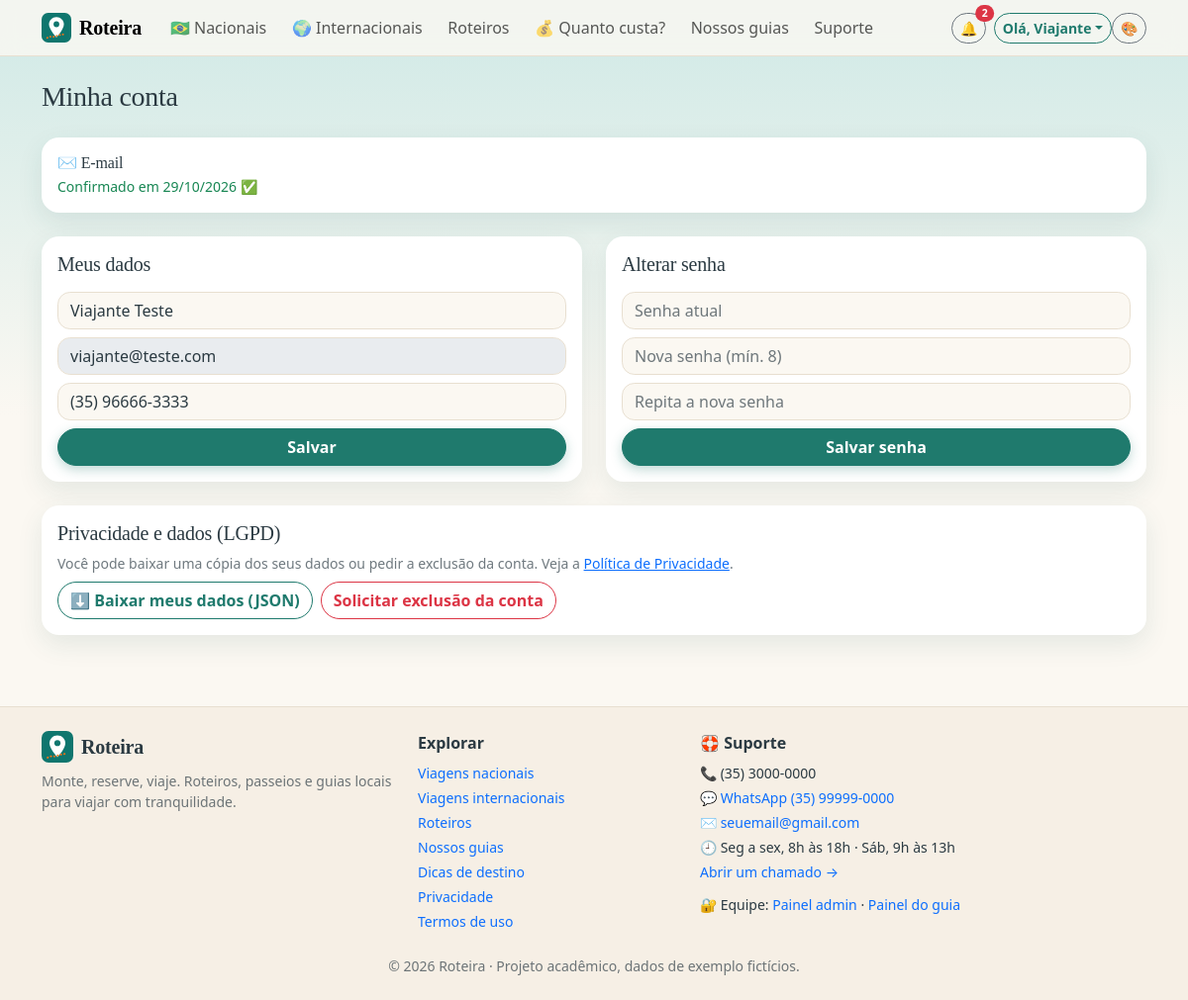
The app's page /minha_conta.php (signed in) with its own data.
### tables this page shows
CREATE TABLE usuarios (
  id INT AUTO_INCREMENT PRIMARY KEY,
  nome VARCHAR(150) NOT NULL,
  email VARCHAR(150) NOT NULL UNIQUE,
  telefone VARCHAR(20) NULL,
  tipo_user TINYINT NOT NULL DEFAULT 1,
  senha VARCHAR(255) NOT NULL,
  status VARCHAR(20) NOT NULL DEFAULT 'ativo',
  bloqueado_ate DATETIME NULL COMMENT 'impede novas reservas (reserva expirada sem pagamento)',
  tema_modo VARCHAR(10) NULL COMMENT 'preferência individual: auto, light ou dark',
  tema_cor VARCHAR(20) NULL COMMENT 'preferência individual de cor do site',
  tema_fonte VARCHAR(10) NULL COMMENT 'preferência individual: normal ou grande',
  totp_secret VARCHAR(64) NULL COMMENT 'segredo do app autenticador (2FA do administrador)',
  totp_ativo TINYINT(1) NOT NULL DEFAULT 0,
  aceite_termos_em DATETIME NULL COMMENT 'quando aceitou Termos e Política de Privacidade',
  email_verificado_em DATETIME NULL COMMENT 'nulo = e-mail ainda não confirmado (não pode reservar)',
  created_at TIMESTAMP DEFAULT CURRENT_TIMESTAMP,
  FOREIGN KEY (tipo_user) REFERENCES tipos_usuario(id),
  FOREIGN KEY (status) REFERENCES status_usuario(codigo)
);

### inc/util.php (called while the page is built, shortened)
<?php
function soDigitos($t) { return preg_replace('/\D+/', '', (string)$t); }

### minha_conta.php (the view, shortened to what this page needs)
<?php
require_once __DIR__ . '/inc/app.php';
exigirLogin(); $uid = usuario()['id'];
$st = $conn->prepare('SELECT * FROM usuarios WHERE id=?'); $st->execute([$uid]); $u = $st->fetch();
$demo = $_SESSION['demo_link'] ?? null; unset($_SESSION['demo_link']);
topo('Minha conta');
?>
<h1 class="h3 mb-4">Minha conta</h1>
<div class="card card-body mb-4" id="verificacao"><h2 class="h6 mb-1">✉️ E-mail</h2>
  <?php if ($u['email_verificado_em']): ?><div class="text-success small">Confirmado em <?= dataBr($u['email_verificado_em']) ?> ✅</div>
  <?php else: ?><div class="small mb-2">Seu e-mail ainda não foi confirmado — você só poderá reservar depois de confirmar.</div><form method="post"><?= csrfCampo() ?><button class="btn btn-sm btn-primary" name="acao" value="reenviar_verificacao">Reenviar e-mail de confirmação</button></form><?php endif; ?>
  <?php if ($demo): ?><div class="alert alert-warning small mt-2 mb-0"><strong>Modo demonstração:</strong> <a href="<?= e($demo['url']) ?>">confirmar meu e-mail agora</a></div><?php endif; ?></div>
<div class="row g-4"><div class="col-lg-6"><form method="post" class="card card-body vstack gap-2"><?= csrfCampo() ?><input type="hidden" name="acao" value="perfil"><h2 class="h5">Meus dados</h2>
  <input class="form-control" name="nome" value="<?= e($u['nome']) ?>" required><input class="form-control" value="<?= e($u['email']) ?>" disabled aria-label="E-mail"><input class="form-control" name="telefone" value="<?= e($u['telefone']) ?>" placeholder="Telefone"><button class="btn btn-primary">Salvar</button></form></div>
  <div class="col-lg-6"><form method="post" class="card card-body vstack gap-2"><?= csrfCampo() ?><input type="hidden" name="acao" value="senha"><h2 class="h5">Alterar senha</h2>
    <input class="form-control" type="password" name="atual" placeholder="Senha atual" required autocomplete="current-password"><input class="form-control" type="password" name="nova" placeholder="Nova senha (mín. 8)" required autocomplete="new-password"><input class="form-control" type="password" name="nova2" placeholder="Repita a nova senha" required autocomplete="new-password"><button class="btn btn-primary">Salvar senha</button></form></div>
  <div class="col-12"><div class="card card-body"><h2 class="h5">Privacidade e dados (LGPD)</h2><p class="small text-body-secondary mb-2">Você pode baixar uma cópia dos seus dados ou pedir a exclusão da conta. Veja a <a href="privacidade.php">Política de Privacidade</a>.</p>
    <div class="d-flex flex-wrap gap-2"><a class="btn btn-outline-primary" href="?exportar=1">⬇ Baixar meus dados (JSON)</a>
      <form method="post" onsubmit="return confirm('Pedir a exclusão da conta e dos dados?')"><?= csrfCampo() ?><button class="btn btn-outline-danger" name="acao" value="exclusao">Solicitar exclusão da conta</button></form></div></div></div></div>
<?php rodape();

### inc/app.php (shortened to what this page needs)
<?php
require_once __DIR__ . '/conexao.php';
require_once __DIR__ . '/util.php';
function e($s) { return htmlspecialchars((string)$s, ENT_QUOTES, 'UTF-8'); }
function dataBr($d) { return $d ? date('d/m/Y', strtotime($d)) : ''; }
function usuario() { return $_SESSION['user'] ?? null; }
function csrf() {
    return $_SESSION['csrf'];
}
function config($chave, $padrao = '') {
    static $c = null; global $conn;
    if ($c === null) { try { $c = $conn->query('SELECT chave,valor FROM configuracoes')->fetchAll(PDO::FETCH_KEY_PAIR); } catch (Throwable $e) { $c = []; } }
    return $c[$chave] ?? $padrao;
}
function headTema() {
    $k = ['admin' => 'adm', 'guia' => 'gui'][AREA] ?? 'user';
    $logado = !empty($_SESSION[$k]);
    $d = ['prefs' => $_SESSION['tema_' . ($k === 'user' ? 'site' : $k)] ?? null, 'pad' => AREA === 'site' ? padraoTema() : new stdClass, 'url' => $logado ? BASE . 'api/tema.php' : null, 'csrf' => csrf(), 'area' => AREA];
    return '<script>window.PV_TEMA=' . json_encode($d, JSON_HEX_TAG | JSON_HEX_AMP | JSON_UNESCAPED_UNICODE) . ';</script>';
}
function temaMenu() {
    $cores = ['verde' => '#0f766e', 'azul' => '#1d4ed8', 'roxo' => '#7c3aed', 'rosa' => '#be185d', 'laranja' => '#c2410c', 'grafite' => '#334155'];
    $h = '<div class="dropdown"><button class="btn btn-outline-secondary btn-sm" data-bs-toggle="dropdown" data-bs-auto-close="outside" aria-label="Personalizar tema" title="Meu tema">🎨</button>'
       . '<div class="dropdown-menu dropdown-menu-end p-3" style="min-width:250px"><div class="fw-semibold mb-2">Meu tema</div><div class="small fw-semibold mb-1">Modo</div><div class="btn-group btn-group-sm w-100 mb-3">'
       . '<button type="button" class="btn btn-outline-secondary" data-tema="modo:light">☀️ Claro</button><button type="button" class="btn btn-outline-secondary" data-tema="modo:auto">Auto</button><button type="button" class="btn btn-outline-secondary" data-tema="modo:dark">🌙 Escuro</button></div>'
       . '<div class="small fw-semibold mb-1">Cor</div><div class="d-flex gap-2 mb-3">';
    foreach ($cores as $k => $c) $h .= '<button type="button" class="swatch" data-tema="cor:' . $k . '" style="background:' . $c . '" title="' . ucfirst($k) . '"></button>';
    $logado = !empty($_SESSION[['admin' => 'adm', 'guia' => 'gui'][AREA] ?? 'user']);
    return $h . '</div><div class="small fw-semibold mb-1">Tamanho do texto</div><div class="btn-group btn-group-sm w-100 mb-2">'
       . '<button type="button" class="btn btn-outline-secondary" data-tema="fonte:normal">Normal</button><button type="button" class="btn btn-outline-secondary" data-tema="fonte:grande">Grande</button></div>'
       . '<div class="form-text">' . ($logado ? 'Salvo na sua conta: vale em qualquer aparelho.' : 'Entre na sua conta para salvar o tema em todos os aparelhos.') . '</div>'
       . '<button type="button" class="btn btn-sm btn-primary w-100 mt-2 btn-instalar d-none">📲 Instalar app</button></div></div>';
}
function topo($titulo = '') {
    global $conn;
    $u = usuario(); $b = BASE; $nome = SITE_NOME; $pg = basename($_SERVER['SCRIPT_NAME']);
    $titulo = $titulo ?: SITE_SLOGAN;
    echo '<!doctype html><html lang="pt-BR" data-bs-theme="light"><head><meta charset="utf-8">'
       . '<meta name="viewport" content="width=device-width, initial-scale=1, viewport-fit=cover"><title>' . e($titulo) . ' · ' . e($nome) . '</title><meta name="description" content="' . e($GLOBALS['descricao'] ?? (SITE_SLOGAN . ' Viagens nacionais e internacionais, roteiros, guias locais e custo total da viagem.')) . '">'
       . '<meta name="theme-color" content="#0f766e"><meta name="apple-mobile-web-app-capable" content="yes"><meta name="apple-mobile-web-app-title" content="' . e($nome) . '">'
       . "<link rel=\"manifest\" href=\"{$b}manifest.php\"><link rel=\"icon\" href=\"{$b}assets/img/favicon.png\"><link rel=\"apple-touch-icon\" href=\"{$b}assets/img/apple-touch-icon.png\">"
       . headTema() . "<script src=\"{$b}assets/js/tema.js\"></script>"
       . "<link href=\"{$b}assets/dist/css/bootstrap.min.css\" rel=\"stylesheet\"><link href=\"{$b}css/site.css?v=" . CSS_V . "\" rel=\"stylesheet\"></head><body><a class=\"visually-hidden-focusable btn btn-primary m-2\" href=\"#conteudo\">Pular para o conteúdo</a>"
       . '<nav class="navbar navbar-expand-lg bg-body-tertiary border-bottom sticky-top"><div class="container">'
       . "<a class=\"navbar-brand fw-bold d-flex align-items-center gap-2\" href=\"{$b}index.php\"><img src=\"{$b}assets/img/logo.svg\" width=\"30\" height=\"30\" alt=\"\">" . e($nome) . '</a>'
       . '<div class="d-flex align-items-center gap-2 order-lg-last">' . temaMenu()
       . '<button class="navbar-toggler" data-bs-toggle="collapse" data-bs-target="#nav" aria-label="Menu"><span class="navbar-toggler-icon"></span></button></div>'
       . '<div class="collapse navbar-collapse" id="nav"><ul class="navbar-nav me-auto">'
       . "<li class=\"nav-item\"><a class=\"nav-link\" href=\"{$b}passeios.php?escopo=nacional\">🇧🇷 Nacionais</a></li>"
       . "<li class=\"nav-item\"><a class=\"nav-link\" href=\"{$b}passeios.php?escopo=internacional\">🌍 Internacionais</a></li>"
       . "<li class=\"nav-item\"><a class=\"nav-link\" href=\"{$b}roteiros.php\">Roteiros</a></li>"
       . "<li class=\"nav-item\"><a class=\"nav-link\" href=\"{$b}quiz_custo.php\">💰 Quanto custa?</a></li>"
       . "<li class=\"nav-item\"><a class=\"nav-link\" href=\"{$b}equipe.php\">Nossos guias</a></li><li class=\"nav-item\"><a class=\"nav-link\" href=\"{$b}suporte.php\">Suporte</a></li></ul><div class=\"d-flex gap-2 align-items-center py-2 py-lg-0\">";
    if ($u) {
        $nn = 0; try { $qn = $conn->prepare('SELECT COUNT(*) FROM notificacoes WHERE usuario_id=? AND lida=0'); $qn->execute([$u['id']]); $nn = (int)$qn->fetchColumn(); } catch (Throwable $e) {}
        echo "<a class=\"btn btn-outline-secondary btn-sm position-relative\" href=\"{$b}notificacoes.php\" title=\"Notificações\" aria-label=\"Notificações\">🔔" . ($nn ? '<span class="badge text-bg-danger position-absolute top-0 start-100 translate-middle rounded-pill">' . $nn . '</span>' : '') . '</a>';
        echo '<div class="dropdown"><button class="btn btn-outline-primary btn-sm dropdown-toggle" data-bs-toggle="dropdown">Olá, ' . e(explode(' ', $u['nome'])[0]) . '</button><ul class="dropdown-menu dropdown-menu-end">'
           . "<li><a class=\"dropdown-item\" href=\"{$b}minhas_reservas.php\">Minhas reservas</a></li>"
           . "<li><a class=\"dropdown-item\" href=\"{$b}favoritos.php\">♥ Favoritos</a></li>"
           . "<li><a class=\"dropdown-item\" href=\"{$b}minha_conta.php\">Minha conta</a></li>"
           . "<li><a class=\"dropdown-item\" href=\"{$b}roteiros.php#meus\">Meus roteiros</a></li>"
           . "<li><hr class=\"dropdown-divider\"></li><li><a class=\"dropdown-item\" href=\"{$b}logout.php\">Sair</a></li></ul></div>";
    } else {
        echo "<a class=\"btn btn-outline-primary btn-sm\" href=\"{$b}login.php\">Entrar</a><a class=\"btn btn-primary btn-sm\" href=\"{$b}cadastro.php\">Criar conta</a>";
    }
    echo '</div></div></div></nav><main class="container py-4" id="conteudo">' . avisoSite();
}
function rodape() {
    $b = BASE; $pg = basename($_SERVER['SCRIPT_NAME']);
    $zap = soDigitos(config('suporte_whatsapp')); if ($zap !== '' && strlen($zap) <= 11) $zap = '55' . $zap;
    echo '</main><footer class="rodape mt-5"><div class="container py-4"><div class="row g-4">'
       . '<div class="col-md-4"><div class="d-flex align-items-center gap-2 mb-2"><img src="' . $b . 'assets/img/logo.svg" width="32" height="32" alt=""><strong class="fs-5 titulo">' . e(SITE_NOME) . '</strong></div><p class="small text-body-secondary mb-2">' . e(SITE_SLOGAN) . ' Roteiros, passeios e guias locais para viajar com tranquilidade.</p>'
       . '<button type="button" class="btn btn-sm btn-outline-primary btn-instalar d-none">📲 Instalar app</button></div>'
       . '<div class="col-6 col-md-3"><div class="fw-semibold mb-2">Explorar</div><ul class="list-unstyled small vstack gap-1 mb-0"><li><a href="' . $b . 'passeios.php?escopo=nacional">Viagens nacionais</a></li><li><a href="' . $b . 'passeios.php?escopo=internacional">Viagens internacionais</a></li><li><a href="' . $b . 'roteiros.php">Roteiros</a></li><li><a href="' . $b . 'equipe.php">Nossos guias</a></li><li><a href="' . $b . 'guias.php">Dicas de destino</a></li><li><a href="' . $b . 'privacidade.php">Privacidade</a></li><li><a href="' . $b . 'termos.php">Termos de uso</a></li></ul></div>'
       . '<div class="col-6 col-md-5"><div class="fw-semibold mb-2">🛟 Suporte</div><ul class="list-unstyled small vstack gap-1 mb-0">'
       . '<li>📞 ' . e(config('suporte_telefone')) . '</li>' . ($zap ? '<li>💬 <a href="https://wa.me/' . e($zap) . '" target="_blank" rel="noopener">WhatsApp ' . e(config('suporte_whatsapp')) . '</a></li>' : '')
       . '<li>✉️ <a href="mailto:' . e(config('suporte_email')) . '">' . e(config('suporte_email')) . '</a></li><li>🕘 ' . e(config('suporte_horario')) . '</li><li><a href="' . $b . 'suporte.php">Abrir um chamado →</a></li><li class="pt-2">🔐 Equipe: <a href="' . $b . 'admin/login.php">Painel admin</a> · <a href="' . $b . 'guia/login.php">Painel do guia</a></li></ul></div>'
       . '</div><div class="small text-body-secondary text-center mt-4">© ' . date('Y') . ' ' . e(SITE_NOME) . ' · Projeto acadêmico, dados de exemplo fictícios.</div></div></footer>'
       . '<nav class="bottom-nav d-lg-none" aria-label="Navegação principal">';
    echo '</nav><script>window.PV_SW=' . json_encode($b . 'sw.js') . ';addEventListener("keydown",function(e){if(e.altKey&&e.shiftKey&&e.code==="KeyA"){location.href=' . json_encode($b . 'admin/login.php') . ';}});</script><script src="' . $b . 'assets/dist/js/bootstrap.bundle.min.js"></script><script src="' . $b . 'assets/js/pwa.js"></script></body></html>';
}

### css/site.css (style rules this page uses)
:root { --brand:#0f766e; --brand-dark:#0b5d57; --accent:#f97316; --bs-link-color:#0f766e; --bs-link-hover-color:#0b5d57; }
.btn-primary { --bs-btn-bg:var(--brand); --bs-btn-border-color:var(--brand); --bs-btn-hover-bg:var(--brand-dark); --bs-btn-hover-border-color:var(--brand-dark); --bs-btn-active-bg:var(--brand-dark); --bs-btn-active-border-color:var(--brand-dark); --bs-btn-disabled-bg:var(--brand); --bs-btn-disabled-border-color:var(--brand); }
.btn-outline-primary { --bs-btn-color:var(--brand); --bs-btn-border-color:var(--brand); --bs-btn-hover-bg:var(--brand); --bs-btn-hover-border-color:var(--brand); --bs-btn-active-bg:var(--brand); }
input, select, textarea, .form-control, .form-select { font-size:16px; }
:root { --brand:#1f7a6d; --brand-dark:#165a50; --accent:#f0925b; --radius:1.1rem; --shadow:0 .6rem 1.6rem rgba(31,90,90,.10); }
[data-bs-theme=light] { --bs-body-bg:#fbf8f2; --bs-body-color:#2b3a42; --bs-tertiary-bg:#f4ede1; --bs-border-color:#e8dfd0; --bs-secondary-color:rgba(43,58,66,.68); --card-bg:#fff; --sky:#cfe9e6; }
body { background-color:var(--bs-body-bg); background-image:linear-gradient(180deg,var(--sky) 0,transparent 420px); background-repeat:no-repeat; }
h1,h2,h3,.titulo,.navbar-brand,.display-6 { font-family:Georgia,'Times New Roman',serif; letter-spacing:-.01em; }
.navbar { background:color-mix(in srgb,var(--bs-body-bg) 82%,transparent) !important; backdrop-filter:blur(10px); border-bottom:1px solid var(--bs-border-color) !important; }
.navbar .nav-link { border-radius:2rem; padding-inline:.8rem !important; }
.card { border:0; border-radius:var(--radius); background:var(--card-bg); --bs-card-bg:var(--card-bg); box-shadow:var(--shadow); }
.btn { border-radius:2rem; font-weight:600; }
.btn-primary, .btn-accent { box-shadow:0 .25rem .75rem color-mix(in srgb,var(--brand) 28%,transparent); }
.form-control, .form-select { border-radius:.8rem; }
.badge { border-radius:2rem; font-weight:600; }
.rodape { background:color-mix(in srgb,var(--bs-tertiary-bg) 75%,transparent); border-top:1px solid var(--bs-border-color); }
.rodape a { text-decoration:none; }

### records on screen
usuarios: nome "Viajante", email_verificado_em "29/10/2026", nome "Viajante Teste", email "viajante@teste.com", telefone "(35) 96666-3333"

### other values on screen
$nome "Roteira"
$nn "2"
SITE_NOME "Roteira"
SITE_SLOGAN "Monte, reserve, viaje."
config('suporte_telefone') "(35) 3000-0000"
config('suporte_whatsapp') "(35) 99999-0000"
config('suporte_email') "seuemail@gmail.com"
config('suporte_horario') "Seg a sex, 8h às 18h · Sáb, 9h às 13h"
